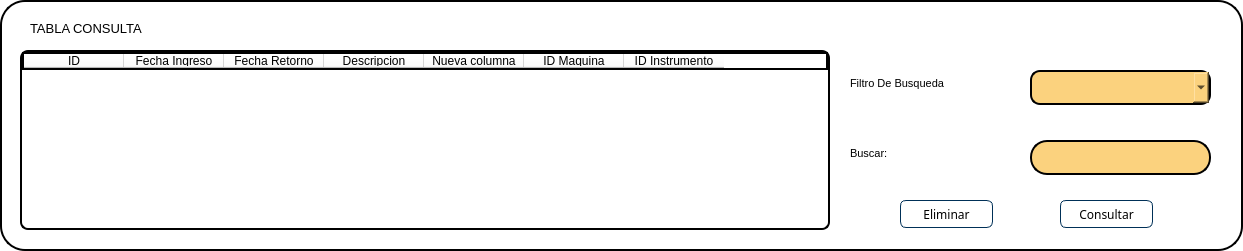
           <widget class="QWidget" name="widget_3" native="true">
            <property name="geometry">
             <rect>
              <x>0</x>
              <y>470</y>
              <width>1243</width>
              <height>251</height>
             </rect>
            </property>
            <property name="styleSheet">
             <string notr="true">QWidget{
border: 2px solid;
border-radius: 25px;
background: #ffffff;
}
QLineEdit{
Border: 2px solid black;
border-radius: 17px;
Background: #FBD27E;
}
QPushButton{
Background-color:rgb(255, 255, 255);
border: 1px solid #003057;
border-radius: 6px;
}
</string>
            </property>
            <widget class="QLabel" name="label_60">
             <property name="geometry">
              <rect>
               <x>30</x>
               <y>20</y>
               <width>151</width>
               <height>16</height>
              </rect>
             </property>
             <property name="font">
              <font>
               <family>Arial</family>
               <pointsize>10</pointsize>
              </font>
             </property>
             <property name="styleSheet">
              <string notr="true">QLabel{
border: white;
}</string>
             </property>
             <property name="text">
              <string>TABLA CONSULTA</string>
             </property>
            </widget>
            <widget class="QLabel" name="label_61">
             <property name="geometry">
              <rect>
               <x>850</x>
               <y>66</y>
               <width>111</width>
               <height>35</height>
              </rect>
             </property>
             <property name="font">
              <font>
               <family>Arial</family>
               <pointsize>8</pointsize>
              </font>
             </property>
             <property name="styleSheet">
              <string notr="true">QLabel{
border: white;
}</string>
             </property>
             <property name="text">
              <string>Filtro De Busqueda</string>
             </property>
            </widget>
            <widget class="QComboBox" name="comboBoxBuscarInstrumentoReparacion">
             <property name="geometry">
              <rect>
               <x>1030</x>
               <y>70</y>
               <width>181</width>
               <height>35</height>
              </rect>
             </property>
             <property name="minimumSize">
              <size>
               <width>181</width>
               <height>35</height>
              </size>
             </property>
             <property name="font">
              <font>
               <family>Arial</family>
               <stylestrategy>PreferDefault</stylestrategy>
              </font>
             </property>
             <property name="styleSheet">
              <string notr="true">QComboBox{
Border: 2px solid black;
Border-radius: 10px;
background:#FBD27E;
}</string>
             </property>
             <property name="insertPolicy">
              <enum>QComboBox::InsertAtBottom</enum>
             </property>
             <property name="sizeAdjustPolicy">
              <enum>QComboBox::AdjustToContents</enum>
             </property>
             <property name="frame">
              <bool>false</bool>
             </property>
             <item>
              <property name="text">
               <string/>
              </property>
             </item>
            </widget>
            <widget class="QLabel" name="label_62">
             <property name="geometry">
              <rect>
               <x>850</x>
               <y>136</y>
               <width>45</width>
               <height>35</height>
              </rect>
             </property>
             <property name="font">
              <font>
               <family>Arial</family>
               <pointsize>8</pointsize>
              </font>
             </property>
             <property name="styleSheet">
              <string notr="true">QLabel{
border: white;
}</string>
             </property>
             <property name="text">
              <string>Buscar:</string>
             </property>
            </widget>
            <widget class="QLineEdit" name="lineEdit_34">
             <property name="geometry">
              <rect>
               <x>1030</x>
               <y>140</y>
               <width>181</width>
               <height>35</height>
              </rect>
             </property>
             <property name="minimumSize">
              <size>
               <width>0</width>
               <height>35</height>
              </size>
             </property>
             <property name="font">
              <font>
               <family>Arial</family>
              </font>
             </property>
             <property name="styleSheet">
              <string notr="true"/>
             </property>
            </widget>
            <widget class="QPushButton" name="pushButton_39">
             <property name="geometry">
              <rect>
               <x>1270</x>
               <y>200</y>
               <width>104</width>
               <height>31</height>
              </rect>
             </property>
             <property name="mouseTracking">
              <bool>false</bool>
             </property>
             <property name="styleSheet">
              <string notr="true">QPushButton{
background: #ffffff;
}</string>
             </property>
             <property name="text">
              <string/>
             </property>
             <property name="icon">
              <iconset>
               <normaloff>:/Icon/Componente 29 – 6.png</normaloff>:/Icon/Componente 29 – 6.png</iconset>
             </property>
             <property name="iconSize">
              <size>
               <width>100</width>
               <height>31</height>
              </size>
             </property>
             <property name="autoDefault">
              <bool>false</bool>
             </property>
             <property name="default">
              <bool>false</bool>
             </property>
            </widget>
            <widget class="QPushButton" name="pushButton_40">
             <property name="geometry">
              <rect>
               <x>1440</x>
               <y>200</y>
               <width>104</width>
               <height>31</height>
              </rect>
             </property>
             <property name="mouseTracking">
              <bool>false</bool>
             </property>
             <property name="styleSheet">
              <string notr="true">QPushButton{
background: #ffffff;
}</string>
             </property>
             <property name="text">
              <string/>
             </property>
             <property name="icon">
              <iconset>
               <normaloff>:/Icon/Componente 28 – 6.png</normaloff>:/Icon/Componente 28 – 6.png</iconset>
             </property>
             <property name="iconSize">
              <size>
               <width>101</width>
               <height>35</height>
              </size>
             </property>
             <property name="autoDefault">
              <bool>false</bool>
             </property>
             <property name="default">
              <bool>false</bool>
             </property>
            </widget>
            <widget class="QPushButton" name="pushButton_41">
             <property name="geometry">
              <rect>
               <x>900</x>
               <y>200</y>
               <width>93</width>
               <height>28</height>
              </rect>
             </property>
             <property name="font">
              <font>
               <family>Montserrat</family>
              </font>
             </property>
             <property name="text">
              <string>Eliminar</string>
             </property>
             <property name="icon">
              <iconset resource="resources.qrc">
               <normaloff>:/Icon/Recursos/Eliminar.png</normaloff>:/Icon/Recursos/Eliminar.png</iconset>
             </property>
            </widget>
            <widget class="QPushButton" name="pushButton_42">
             <property name="geometry">
              <rect>
               <x>1060</x>
               <y>200</y>
               <width>93</width>
               <height>28</height>
              </rect>
             </property>
             <property name="font">
              <font>
               <family>Montserrat</family>
              </font>
             </property>
             <property name="text">
              <string>Consultar</string>
             </property>
             <property name="icon">
              <iconset resource="resources.qrc">
               <normaloff>:/Icon/Recursos/Consultar.png</normaloff>:/Icon/Recursos/Consultar.png</iconset>
             </property>
            </widget>
            <widget class="QTableWidget" name="TConsultaInstrumentoReparacion">
             <property name="geometry">
              <rect>
               <x>20</x>
               <y>50</y>
               <width>810</width>
               <height>180</height>
              </rect>
             </property>
             <property name="styleSheet">
              <string notr="true">QTableWidget{
border-radius: 8px 
}</string>
             </property>
             <column>
              <property name="text">
               <string>ID</string>
              </property>
             </column>
             <column>
              <property name="text">
               <string>Fecha Ingreso</string>
              </property>
             </column>
             <column>
              <property name="text">
               <string>Fecha Retorno</string>
              </property>
             </column>
             <column>
              <property name="text">
               <string>Descripcion</string>
              </property>
             </column>
             <column>
              <property name="text">
               <string>Nueva columna</string>
              </property>
             </column>
             <column>
              <property name="text">
               <string>ID Maquina</string>
              </property>
             </column>
             <column>
              <property name="text">
               <string>ID Instrumento</string>
              </property>
             </column>
            </widget>
           </widget>
